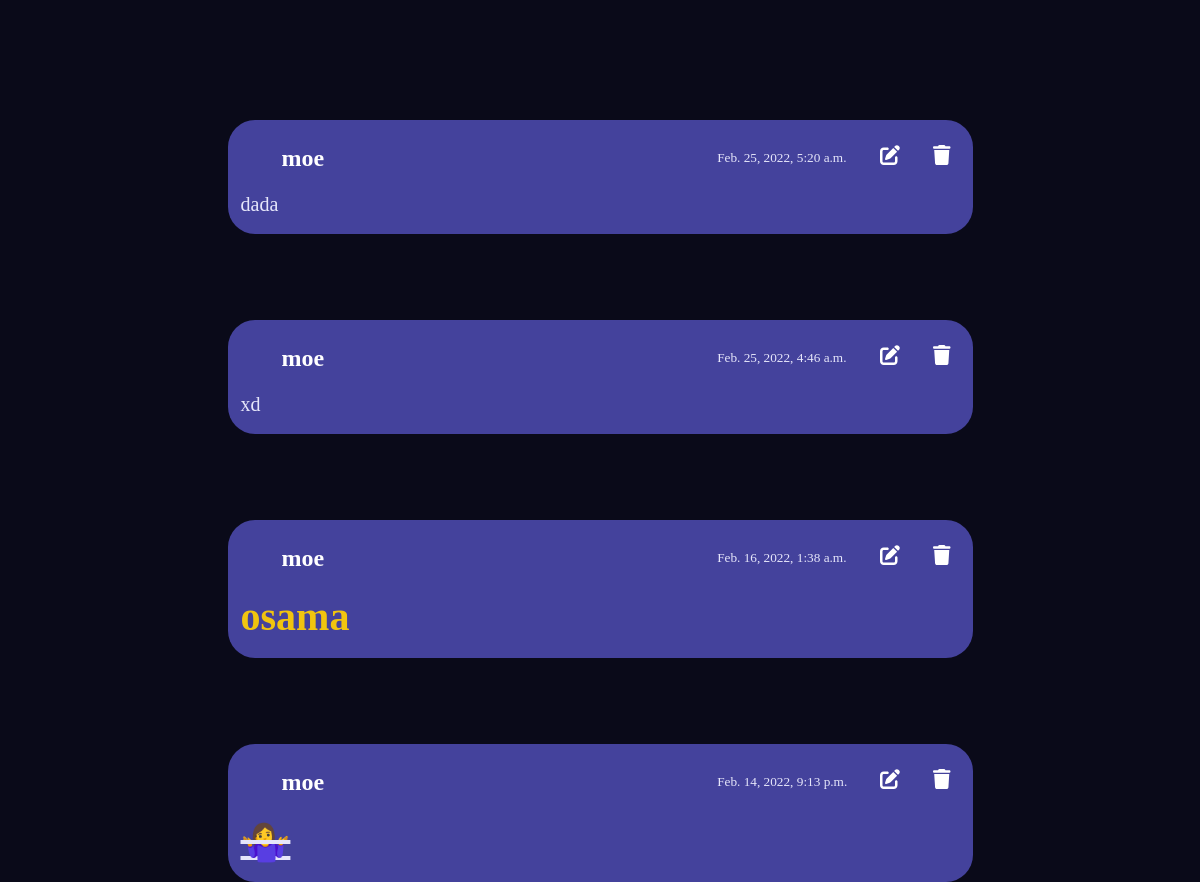
Screenshot of /user_profile/1/ (signed in) with the database file from the repository.
### beatup/models.py (models this page shows, shortened)
class Post(models.Model):
    author = models.ForeignKey(User,on_delete=models.CASCADE,null=True)
    text= RichTextField()
    date = models.DateTimeField(default=timezone.now)
    class Meta:
        ordering = ['date']

### beatup/views.py (the view)
# urls.py: path('user_profile/<str:pk>/',views.user_profile,name='userprofile'),
@login_required
def user_profile(request,pk):
    get_customer= customer.objects.get(id=pk)
    print(get_customer)
    get_user=get_customer.user
    print(get_user)
    get_post=Post.objects.filter(author=get_user).order_by("-date")
    context ={'posts':get_post,'customer':get_customer}
    return render(request,'beatup/user_profile.htm',context)

### beatup/models.py (called while the page is built)
    def __str__(self):
        return self.user.username

### beatup/templates/beatup/user_profile.htm (shortened to what this page needs)
{%load static%}
<!DOCTYPE html>
<html lang="en">
<head>
    <link rel="stylesheet" href="https://cdnjs.cloudflare.com/ajax/libs/font-awesome/6.0.0/css/all.min.css" />
    <link rel="stylesheet" href="{% static 'css/userprofile.css' %}">
</head>
<body>
    {% for post in posts%}
    <div class="post">
        <div class="post-details">
            <h2><a href="#">{{post.author}}</a></h2>
            <h5>{{post.date}}</h5>
            {%if post.author == request.user%}
                 <a href="{% url 'editpost' post.id %}"><i class="fa-solid fa-pen-to-square fa-lg"></i></a>
                 <a href="{%url 'deletepost' post.id %}"><i class="fa-solid fa-trash fa-lg"></i></a>
            {%endif%}
        </div>
    <div class="post-content">
        <p>{{post.text|safe}}</p>
    </div>
    </div>
    {% endfor %}
</body>
</html>

### beatup/static/css/userprofile.css (style rules this page uses)
* { margin: 0%; padding: 0%; box-sizing: border-box; }
body { margin-top: 3rem; background-color: #0A0A19; }
.post { width: 745px; height: auto; background-color: #44429C; margin: auto; display: flex; flex-direction: column; border-radius: 27px; margin-bottom: -34px; color: lavender; margin-top: 120px; }
.post-details { display: flex; padding-top: 25px; padding-left: 21px; }
.post-details h2 { font-weight: bold; }
.post-details h5 { margin-left: 393px; margin-top: 5px; font-weight: lighter; }
.post-details a { margin-left: 33px; text-decoration: none; color: white; }
.post-content { margin-top: 21px; font-size: 20px; padding-bottom: 18px; padding-left: 13px; }

### rows the page displays
Post: author "moe", date "Feb. 25, 2022, 5:20 a.m.", text "dada"
Post: author "moe", date "Feb. 25, 2022, 4:46 a.m.", text "xd"
Post: author "moe", date "Feb. 16, 2022, 1:38 a.m.", text "osama"
Post: author "moe", date "Feb. 14, 2022, 9:13 p.m.", text "🤷‍♀️"
